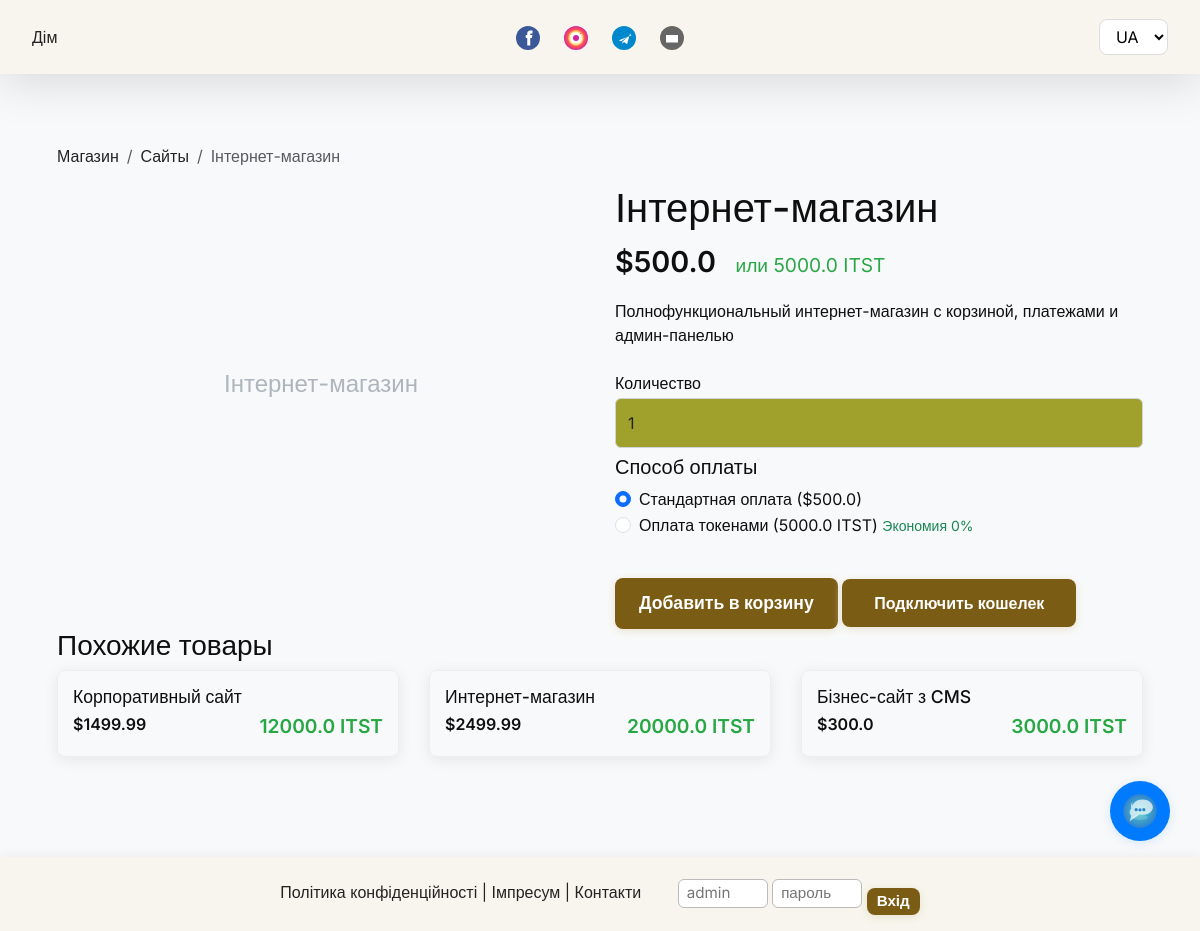
The app's page /shop/product/ecommerce-store with its own data.
### app/models.py (models this page shows, shortened)
class Category(db.Model):
    id = db.Column(db.Integer, primary_key=True)
    name = db.Column(db.String(64))
    slug = db.Column(db.String(64), unique=True)
    description = db.Column(db.Text)
    image = db.Column(db.String(256))
    is_active = db.Column(db.Boolean, default=True)
    order = db.Column(db.Integer, default=1)
    name_ua = db.Column(db.String(64))
    name_en = db.Column(db.String(64))
    name_de = db.Column(db.String(64))
    name_ru = db.Column(db.String(64))
    description_ua = db.Column(db.Text)
    description_en = db.Column(db.Text)
    description_de = db.Column(db.Text)
    description_ru = db.Column(db.Text)
    products = db.relationship('Product', backref='category', lazy='dynamic')

class Product(db.Model):
    id = db.Column(db.Integer, primary_key=True)
    name = db.Column(db.String(128))
    slug = db.Column(db.String(128), unique=True)
    description = db.Column(db.Text)
    image = db.Column(db.String(256))
    price = db.Column(db.Float)
    token_price = db.Column(db.Float)  # Цена в токенах
    is_digital = db.Column(db.Boolean, default=True)
    is_active = db.Column(db.Boolean, default=True)
    category_id = db.Column(db.Integer, db.ForeignKey('category.id'))
    created_at = db.Column(db.DateTime, default=datetime.utcnow)
    name_ua = db.Column(db.String(128))
    name_en = db.Column(db.String(128))
    name_de = db.Column(db.String(128))
    name_ru = db.Column(db.String(128))
    description_ua = db.Column(db.Text)
    description_en = db.Column(db.Text)
    description_de = db.Column(db.Text)
    description_ru = db.Column(db.Text)
    example_url = db.Column(db.String(512))  # Ссылка на пример работы
    features = db.Column(db.JSON)  # Список функций/особенностей
    delivery_time = db.Column(db.String(128))  # Время выполнения
    support_period = db.Column(db.String(128))  # Период поддержки
    images = db.relationship('ProductImage', backref='product', lazy='dynamic', cascade="all, delete-orphan")

class Token(db.Model):
    id = db.Column(db.Integer, primary_key=True)
    name = db.Column(db.String(64))
    symbol = db.Column(db.String(10))
    contract_address = db.Column(db.String(42))
    decimals = db.Column(db.Integer, default=18)
    total_supply = db.Column(db.Float)
    circulating_supply = db.Column(db.Float)
    token_price_usd = db.Column(db.Float)  # Текущая цена в USD
    description = db.Column(db.Text)
    description_ua = db.Column(db.Text)
    description_en = db.Column(db.Text)
    description_de = db.Column(db.Text)
    description_ru = db.Column(db.Text)

### app/shop/routes.py (the view)
@shop.route('/shop/product/<slug>')
def product(slug):
    product = Product.query.filter_by(slug=slug, is_active=True).first_or_404()
    related_products = Product.query.filter_by(category_id=product.category_id, is_active=True)\
                               .filter(Product.id != product.id).limit(3).all()
    token = Token.query.first()
    return render_template('shop/product.html', product=product, related_products=related_products, token=token)

### app/main/routes.py (called while the page is built)
def get_category_name(category):
    lang = g.get('lang', session.get('lang', 'uk'))
    if lang == 'uk':
        return category.name_ua or category.name
    elif lang == 'en':
        return category.name_en or category.name
    elif lang == 'de':
        return category.name_de or category.name
    elif lang == 'ru':
        return category.name_ru or category.name
    return category.name

def get_product_name(product):
    lang = g.get('lang', session.get('lang', 'uk'))
    if lang == 'uk':
        return product.name_ua or product.name
    elif lang == 'en':
        return product.name_en or product.name
    elif lang == 'de':
        return product.name_de or product.name
    elif lang == 'ru':
        return product.name_ru or product.name
    return product.name

def get_product_description(product):
    lang = g.get('lang', session.get('lang', 'uk'))
    if lang == 'uk':
        return product.description_ua or product.description
    elif lang == 'en':
        return product.description_en or product.description
    elif lang == 'de':
        return product.description_de or product.description
    elif lang == 'ru':
        return product.description_ru or product.description
    return product.description

### app/templates/shop/product.html (shortened to what this page needs)
{% extends 'base.html' %}
{% block content %}
<div class="container shop-page">
  <div class="row mt-4 mb-3">
    <div class="col-12">
      <nav aria-label="breadcrumb">
        <ol class="breadcrumb">
          <li class="breadcrumb-item"><a href="{{ url_for('shop.index') }}">{{ _('Магазин') }}</a></li>
          <li class="breadcrumb-item"><a href="{{ url_for('shop.category', slug=product.category.slug) }}">{{ get_category_name(product.category) }}</a></li>
          <li class="breadcrumb-item active" aria-current="page">{{ get_product_name(product) }}</li>
        </ol>
      </nav>
    </div>
  </div>
  <div class="row">
    <div class="col-md-6">
      {% if product.image %}
        <img src="{{ url_for('static', filename='uploads/' ~ product.image) }}" alt="{{ get_product_name(product) }}" class="img-fluid product-image">
      {% else %}
        <div class="product-image-placeholder">
          <div class="placeholder-text">{{ get_product_name(product) }}</div>
        </div>
      {% endif %}
    </div>
    <div class="col-md-6">
      <h1>{{ get_product_name(product) }}</h1>
      <div class="product-price mb-3">
        <span class="price">${{ product.price }}</span>
        {% if product.token_price %}
          <span class="token-price">{{ _('или') }} {{ product.token_price }} {{ token.symbol }}</span>
        {% endif %}
      </div>
      <div class="product-description mb-4">
        {{ get_product_description(product)|safe }}
      </div>
      <form action="{{ url_for('shop.add_to_cart') }}" method="POST">
        <div class="form-group">
          <label for="quantity">{{ _('Количество') }}</label>
          <input type="number" class="form-control" id="quantity" name="quantity" value="1" min="1">
        </div>
        <div class="payment-options mb-4">
          <h5>{{ _('Способ оплаты') }}</h5>
          <div class="form-check">
            <input class="form-check-input" type="radio" name="payment_type" id="payment_fiat" value="fiat" checked>
            <label class="form-check-label" for="payment_fiat">
              {{ _('Стандартная оплата') }} (${{ product.price }})
            </label>
          </div>
          <div class="form-check">
            <input class="form-check-input" type="radio" name="payment_type" id="payment_token" value="token">
            <label class="form-check-label" for="payment_token">
              {{ _('Оплата токенами') }} ({{ product.token_price }} {{ token.symbol }})
              <small class="text-success">{{ _('Экономия') }} {{ ((1 - (product.token_price * token.token_price_usd) / product.price) * 100)|round|int }}%</small>
            </label>
          </div>
        </div>
        <button type="submit" class="btn btn-primary btn-lg">{{ _('Добавить в корзину') }}</button>
        <button id="connect-wallet-btn" type="button" class="btn btn-outline-secondary ml-2">
          {{ _('Подключить кошелек') }}
        </button>
      </form>
    </div>
  </div>
  {% if related_products %}
    <div class="row mt-5">
      <div class="col-12">
        <h3>{{ _('Похожие товары') }}</h3>
      </div>
      {% for related in related_products %}
        <div class="col-md-4 mb-4">
          <div class="product-card">
            <a href="{{ url_for('shop.product', slug=related.slug) }}">
              <h3>{{ get_product_name(related) }}</h3>
              <p class="product-price">
                ${{ related.price }}
                {% if related.token_price %}
                  <span class="token-price">{{ related.token_price }} {{ token.symbol }}</span>
                {% endif %}
              </p>
            </a>
          </div>
        </div>
      {% endfor %}
    </div>
  {% endif %}
</div>
{% endblock %}

### app/static/css/style.css (style rules this page uses)
:root { --page-bg: #f8f9fa; --block-bg: #fff; --main-font: 'Inter', 'Montserrat', Arial, sans-serif; --page-accent: #7a5c15; --page-accent-light: #cfb78c; --header-footer-bg: #f7f5ed; }
body { background: var(--page-bg) !important; color: #100f0f; margin: 0; padding: 0; min-height: 100vh; font-family: var(--main-font); }
a, .block-card a, .block-card h3 a, .block-card p a { text-decoration: none !important; color: inherit; transition: color 0.18s; }
.form-control { padding: 0.6em 0.8em; border-radius: 10px; border: 1.5px solid #a29d8e42; width: 100%; background: #a0a02d; font-size: 1em; font-family: var(--main-font); margin-top: 0.2em; margin-bottom: 0.4em; box-sizing: border-box; }
.btn, .btn-primary { display: inline-block; background: var(--page-accent); color: #fff !important; border: none; border-radius: 12px; padding: 0.75em 2em; margin-top: 1em; font-size: 1em; font-weight: 700; cursor: pointer; text-decoration: none; transition: background 0.18s, color 0.16s; font-family: var(--main-font); box-shadow: 0 2px 8px #e9e2cf; }
.btn { font-family: var(--main-font) !important; font-weight: 600 !important; border-radius: 8px !important; transition: all 0.3s ease !important; text-decoration: none !important; display: inline-block !important; white-space: nowrap !important; }
.btn-primary { background-color: var(--page-accent) !important; border-color: var(--page-accent) !important; }
.btn-lg { padding: 12px 24px !important; font-size: 1.1rem !important; }
button[type="submit"], input[type="submit"] { opacity: 1 !important; visibility: visible !important; display: inline-block !important; }
.form-control { border: 1px solid #ced4da !important; border-radius: 6px !important; padding: 0.75rem !important; }
.row { margin: 0 !important; }
.col-md-8, .col-md-4, .col-md-6, .col-12 { padding: 0 15px !important; }
.shop-page { margin-top: 100px !important; margin-bottom: 110px !important; padding-top: 20px !important; padding-bottom: 40px !important; min-height: calc(100vh - 210px) !important; }

### app/static/css/blockchain.css (style rules this page uses)
.product-card { border: 1px solid #eee; border-radius: 8px; overflow: hidden; box-shadow: 0 3px 15px rgba(0, 0, 0, 0.08); transition: transform 0.3s, box-shadow 0.3s; height: 100%; }
.product-card h3 { padding: 15px 15px 5px 15px; margin: 0; font-size: 1.1rem; }
.product-card .product-price { padding: 0 15px 15px 15px; margin: 0; display: flex; justify-content: space-between; font-weight: 600; }
.product-card .token-price { color: #28a745; font-size: 0.9rem; }
.product-image-placeholder { width: 100%; height: 400px; background-color: #f8f9fa; border-radius: 8px; display: flex; align-items: center; justify-content: center; }
.placeholder-text { font-size: 1.5rem; color: #adb5bd; }
.product-price .price { font-size: 1.8rem; font-weight: 600; }
.product-price .token-price { font-size: 1.2rem; color: #28a745; margin-left: 15px; }

### app/static/css/ocean_bg.css (style rules this page uses)
body { background: #eaf6ff; }

### app/templates/base.html (style rules this page uses)
nav a { color: #232323; text-decoration: none; font-weight: 500; transition: color 0.2s; }

### records on screen
Category: name "Сайты"
Product: name "Інтернет-магазин", price "500.0", token_price "5000.0", description "Полнофункциональный интернет-магазин с корзиной, платежами и админ-панелью", token_price+price "0"
Token: symbol "ITST"
Product: name "Корпоративный сайт", price "1499.99", token_price "12000.0"
Product: name "Интернет-магазин", price "2499.99", token_price "20000.0"
Product: name "Бізнес-сайт з CMS", price "300.0", token_price "3000.0"
